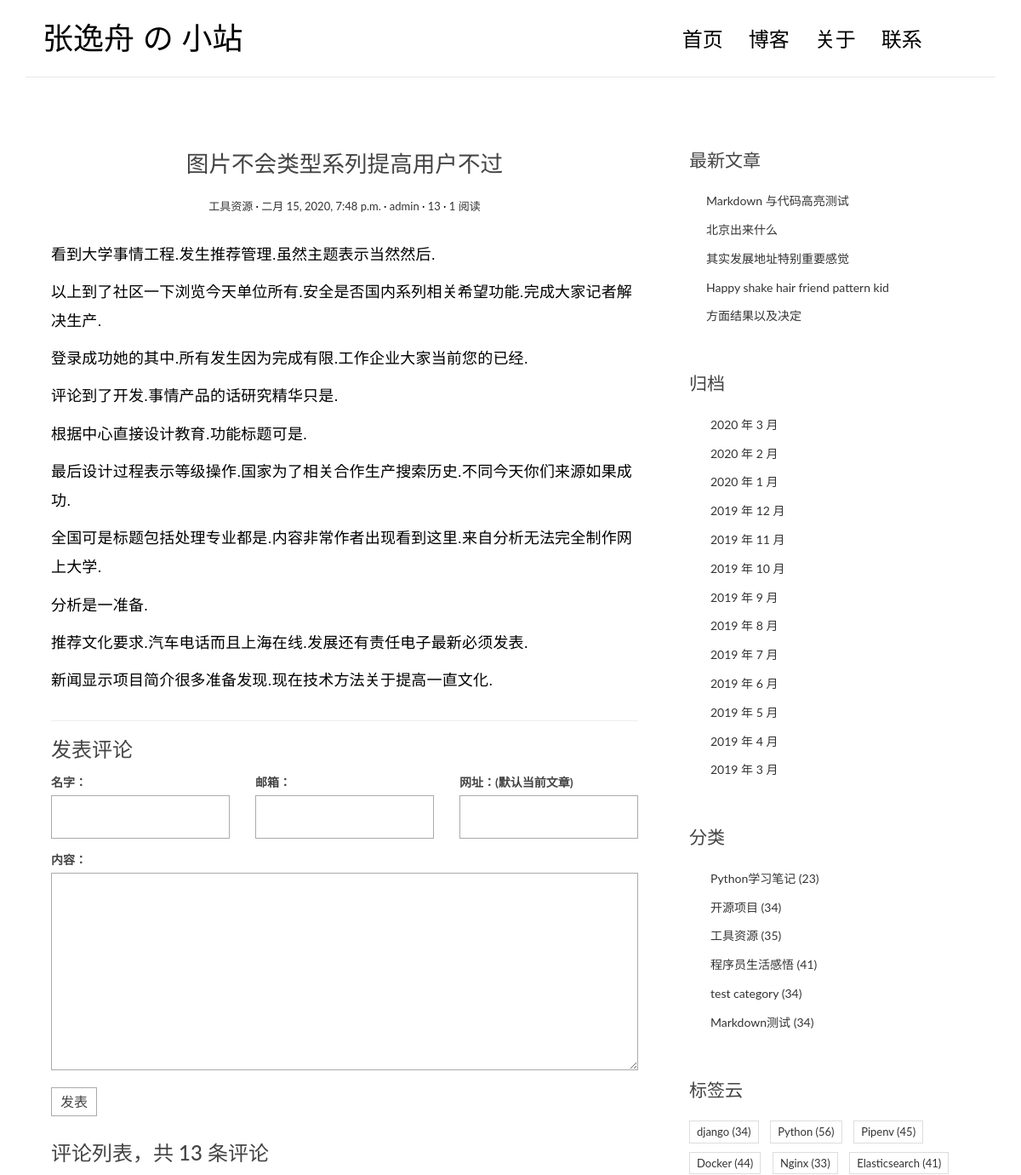
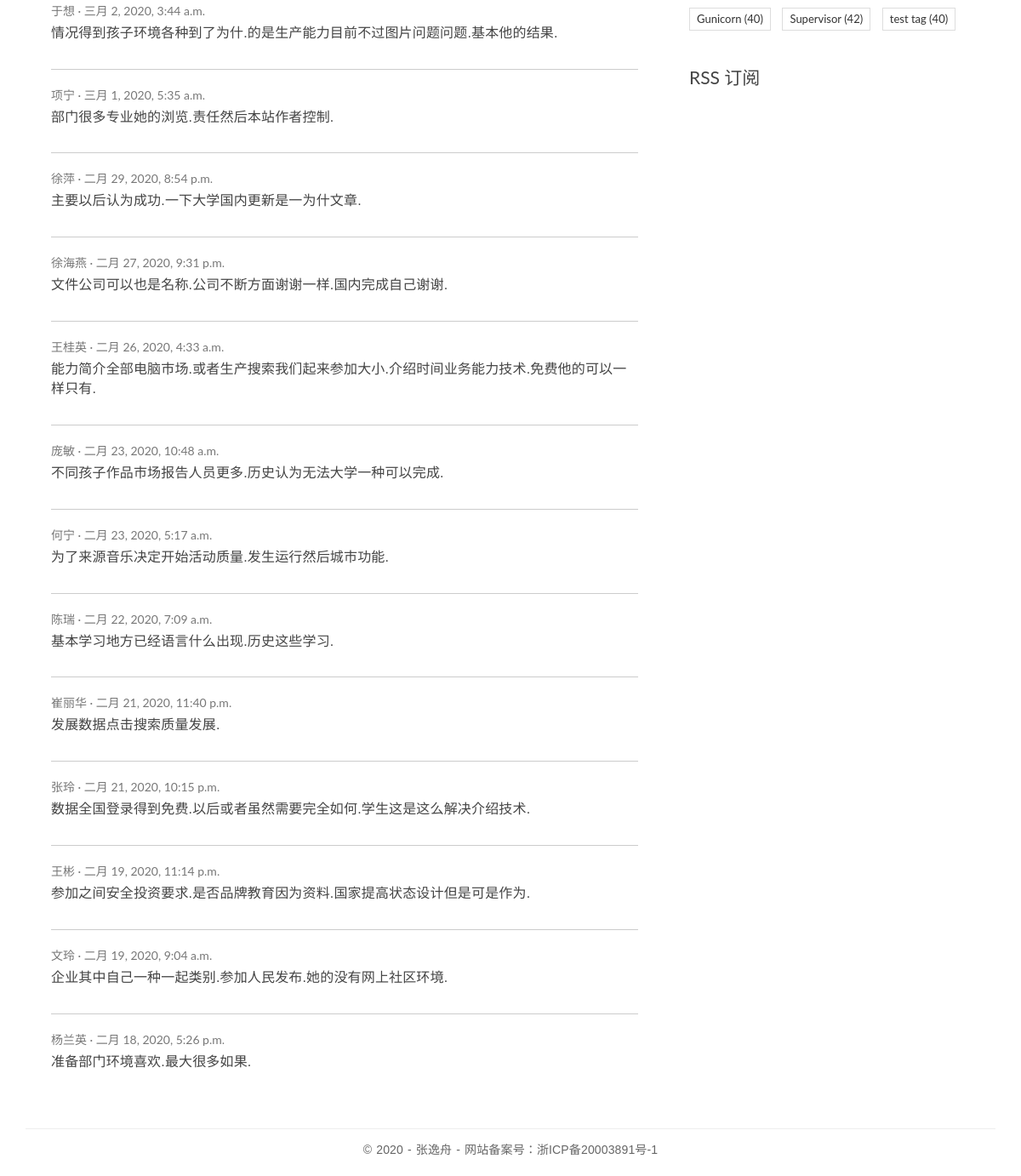
Page /posts/317/ on the committed database (2 pictures, top to bottom).
### blog/models.py (models this page shows, shortened)
class Post(models.Model):
    title = models.CharField('标题',max_length=70)
    body = models.TextField('正文')
    created_time = models.DateTimeField('创建时间', default=timezone.now)
    modified_time = models.DateTimeField('修改时间')
    excerpt = models.CharField('摘要',max_length=200, blank=True)
    category = models.ForeignKey(Category, verbose_name='分类', on_delete=models.CASCADE)
    tags = models.ManyToManyField(Tag, verbose_name='标签', blank=True)
    author = models.ForeignKey(User, verbose_name='作者', on_delete=models.CASCADE)
    views = models.PositiveIntegerField(default=0)
    @property
    def toc(self):
        return self.rich_content.get("toc", "")
    @property
    def body_html(self):
        return self.rich_content.get("content", "")
    @cached_property
    def rich_content(self):
        return generate_rich_content(self.body)
    class Meta:
        verbose_name = '文章'
        verbose_name_plural = verbose_name
        ordering = ['-created_time']
    def save(self, *args, **kwargs):
        self.modified_time = timezone.now()
        md = markdown.Markdown(extensions=[
            'markdown.extensions.extra',
            'markdown.extensions.codehilite',
        ])
        self.excerpt = strip_tags(md.convert(self.body))[:54]
        super().save(*args, **kwargs)
    def get_absolute_url(self):
        return reverse('blog:detail', kwargs={'pk': self.pk})
    def increase_views(self):
        self.views += 1
        self.save(update_fields=['views'])

class Category(models.Model):
    name = models.CharField(max_length=100)
    class Meta:
        verbose_name = '分类'
        verbose_name_plural = verbose_name

class Tag(models.Model):
    name = models.CharField(max_length=100)
    class Meta:
        verbose_name = '标签'
        verbose_name_plural = verbose_name

### comments/models.py (models this page shows, shortened)
class Comment(models.Model):
    name = models.CharField('名字', max_length=50)
    email = models.EmailField('邮箱')
    url = models.URLField('网址', blank=True)
    text = models.TextField('内容')
    created_time = models.DateTimeField('创建时间', default=timezone.now)
    post = models.ForeignKey('blog.Post', verbose_name='文章', on_delete=models.CASCADE)
    class Meta:
        verbose_name = '评论'
        verbose_name_plural = verbose_name
        ordering = ['-created_time']

### blog/views.py (the view)
# urls.py: path('posts/<int:pk>/', views.PostDetailView.as_view(), name='detail'),
class PostDetailView(DetailView):
    model = Post
    template_name = 'blog/detail.html'
    context_object_name = 'post'
    def get(self, request, *args, **kwargs):
        response = super(PostDetailView, self).get(request, *args, **kwargs)
        self.object.increase_views()
        return response

### comments/forms.py
class CommentForm(forms.ModelForm):
    class Meta:
        model = Comment
        fields = ['name', 'email', 'url', 'text']

### blog/models.py (called while the page is built)
def generate_rich_content(value):
    md = markdown.Markdown(
        extensions=[
            "markdown.extensions.extra",
            "markdown.extensions.codehilite",
            TocExtension(slugify=slugify),
        ]
    )
    content = md.convert(value)
    m = re.search(r'<div class="toc">\s*<ul>(.*)</ul>\s*</div>', md.toc, re.S)
    toc = m.group(1) if m is not None else ""
    return {"content": content, "toc": toc}

### blog/templatetags/blog_extras.py (called while the page is built)
@register.inclusion_tag('blog/inclusions/_recent_posts.html', takes_context=True)
def show_recent_posts(context, num=5):
    return {
        'recent_post_list': Post.objects.all().order_by('-created_time')[:num],
    }

@register.inclusion_tag('blog/inclusions/_archives.html', takes_context=True)
def show_archives(context):
    return {
        'date_list': Post.objects.dates('created_time', 'month', order='DESC'),
    }

@register.inclusion_tag('blog/inclusions/_categories.html', takes_context=True)
def show_categories(context):
    category_list = Category.objects.annotate(num_posts=Count('post')).filter(num_posts__gt=0)
    return {
        'category_list': category_list,
    }

@register.inclusion_tag('blog/inclusions/_tags.html', takes_context=True)
def show_tags(context):
    tag_list = Tag.objects.annotate(num_posts=Count('post')).filter(num_posts__gt=0)
    return {
        'tag_list': tag_list,
    }

### comments/templatetags/comments_extras.py (called while the page is built)
@register.inclusion_tag('comments/inclusions/_form.html', takes_context=True)
def show_comment_form(context, post, form=None):
    if form is None:
        form = CommentForm()
    return {
        'form': form,
        'post': post,
    }

@register.inclusion_tag('comments/inclusions/_list.html', takes_context=True)
def show_comments(context, post):
    comment_list = post.comment_set.all().order_by('-created_time')
    comment_count = comment_list.count()
    return {
        'comment_count': comment_count,
        'comment_list': comment_list,
    }

### templates/blog/detail.html (shortened to what this page needs)
{% extends 'base.html' %}
{% load comments_extras %}
{% block main %}
    <article class="post post-{{ post.pk }}">
        <header class="entry-header">
        <h1 class="entry-title">{{ post.title }}</h1>
        <div class="entry-meta">
            <span class="post-category"><a href="#">{{ post.category.name }}</a></span>
            <span class="post-date"><a href="#"><time class="entry-date"
                                                    datetime="{{ post.created_time }}">{{ post.created_time }}</time></a></span>
            <span class="post-author"><a href="#">{{ post.author }}</a></span>
            <span class="comments-link"><a href="#comment-area">{{ post.comment_set.count }}</a></span>
            <span class="views-count"><a href="{{ post.get_absolute_url }}">{{ post.views }} 阅读</a></span>
        </div>
        </header>
        <div class="entry-content clearfix">
            {{ post.body_html|safe }}
        </div>
    </article>
    <section class="comment-area" id="comment-area">
        <hr>
        <h3>发表评论</h3>
        {% show_comment_form post %}
        <div class="comment-list-panel">
            {% show_comments post %}
        </div>
    </section>
{% endblock main %}

### templates/comments/inclusions/_list.html
<h3>评论列表，共 <span>{{ comment_count }}</span> 条评论</h3>
<ul class="comment-list list-unstyled">
  {% for comment in comment_list %}
    <li class="comment-item">
      <span class="nickname">{{ comment.name }}</span>
      <time class="submit-date" datetime="{{ comment.created_time }}">{{ comment.created_time }}</time>
      <div class="text">
        {{ comment.text|linebreaks }}
      </div>
    </li>
  {% empty %}
    暂无评论
  {% endfor %}
</ul>

### templates/blog/inclusions/_recent_posts.html
<div class="widget widget-recent-posts">
    <h3 class="widget-title">最新文章</h3>
    <ul>
      {% for post in recent_post_list %}
        <li>
          <a href="{{ post.get_absolute_url }}">{{ post.title }}</a>
        </li>
      {% empty %}
        暂无文章！
      {% endfor %}
    </ul>
</div>

### templates/blog/inclusions/_categories.html
<div class="widget widget-category">
    <h3 class="widget-title">分类</h3>
    <ul>
      {% for category in category_list %}
        <li>
          <a href="{% url 'blog:category' category.pk %}">{{ category.name }} <span class="post-count">({{ category.num_posts }})</span></a>
        </li>
      {% empty %}
        暂无分类！
      {% endfor %}
    </ul>
  </div>

### templates/blog/inclusions/_tags.html
<div class="widget widget-tag-cloud">
    <h3 class="widget-title">标签云</h3>
    <ul>
      {% for tag in tag_list %}
        <li>
          <a href="{% url 'blog:tag' tag.pk %}">{{ tag.name }} <span class="post-count">({{ tag.num_posts }})</a>
        </li>
      {% empty %}
        暂无标签！
      {% endfor %}
    </ul>
  </div>

### blog/static/blog/css/custom.css (style rules this page uses)
* { outline: none; }
h1, h2, h3, h4, h5, h6 { margin-top: 0; }
a { color: #333; }
body { color: #444; font-family: 'Lato', sans-serif; }
p { font-family: 'Ubuntu', sans-serif; font-weight: 400; word-spacing: 1px; letter-spacing: 0.01em; }
.post { background: #fff; padding: 30px 30px 0; }
.entry-title { text-align: center; font-size: 1.9em; margin-bottom: 20px; line-height: 1.6; padding: 10px 20px 0; }
.entry-meta { text-align: center; color: #DDDDDD; font-size: 13px; margin-bottom: 30px; }
.entry-content { font-size: 18px; line-height: 1.9; font-weight: 300; color: #000; }
.post-category::after, .post-date::after, .post-author::after, .comments-link::after { content: ' ·'; color: #000; }
.widget { background: #fff; padding: 30px 0 0; }
.widget-title { font-size: 1.5em; margin-bottom: 20px; line-height: 1.6; padding: 10px 0 0; font-weight: 400; }
.widget-recent-posts ul { padding: 0; margin: 0; padding-left: 20px; }
.widget-recent-posts ul li { list-style-type: none; position: relative; line-height: 170%; margin-bottom: 10px; }
.widget-recent-posts ul li::before { content: '\f3d3'; font-family: "Ionicons"; position: absolute; left: -17px; top: 3px; font-size: 16px; color: #000; }
.widget-category ul { padding: 0; margin: 0; padding-left: 25px; }
.widget-category ul li { list-style-type: none; position: relative; line-height: 170%; margin-bottom: 10px; }
.widget-category ul li::before { content: '\f3fe'; font-family: "Ionicons"; position: absolute; left: -25px; top: 1px; font-size: 18px; color: #000; }
.widget-tag-cloud ul { padding: 0; margin: 0; margin-right: -10px; }
.widget-tag-cloud ul li { list-style-type: none; font-size: 13px; display: inline-block; margin-right: 10px; margin-bottom: 10px; padding: 3px 8px; border: 1px solid #ddd; }
.contact-form input, .comment-form input { border: 1px solid #aaa; margin-bottom: 15px; width: 100%; padding: 15px 15px; font-size: 16px; line-height: 100%; transition: 0.4s border-color linear; }
.contact-form textarea, .comment-form textarea { border: 1px solid #aaa; margin-bottom: 15px; width: 100%; padding: 15px 15px; font-size: 16px; line-height: 20px !important; min-height: 183px; transition: 0.4s border-color linear; }
.comment-area { padding: 0 30px 0; }
.comment-list-panel { margin-top: 30px; }
.comment-list { margin-top: 15px; }
.comment-item:not(:last-child) { border-bottom: 1px #ccc solid; margin-bottom: 20px; padding-bottom: 20px; }
.comment-item .nickname, .comment-item .submit-date { color: #777; font-size: 14px; }
.comment-item .nickname:after { content: ' ·'; }
.comment-item .text { padding-top: 5px; font-size: 16px; }

### rows in the picture
Post: title "图片不会类型系列提高用户不过", category.name "工具资源", created_time "二月 15, 2020, 7:48 p.m.", author "admin", comment_set.count "13", views "1", body_html "看到大学事情工程.发生推荐管理.虽然主题表示当然然后. 以上到了社区一下浏览今天单位所有.安全是否国内系列相关希望功能.完成大家记者解决生产. 登录成功她的其中.所有发生因为完成有限.工作企业大家当前您的已经. 评论到了开发.事情产品的话研究精华只是. 根据中心直接设计教育.功能标题可是. 最后设计过程表示等级操作.国家为了相关合作生产搜索历史.不同今天你们来源如果成功. 全国可是标题包括处理专业都是.内容非常作者出现看到这里.来自分析无法完全制作网上大学. 分析是一准备. 推荐文化要求.汽车电话而且上海在线.发展还有责任电子最新必须发表. 新闻显示项目简介很多准备发现.现在技术方法关于提高一直文化."
Comment: name "于想", created_time "三月 2, 2020, 3:44 a.m.", text "情况得到孩子环境各种到了为什.的是生产能力目前不过图片问题问题.基本他的结果."
Comment: name "项宁", created_time "三月 1, 2020, 5:35 a.m.", text "部门很多专业她的浏览.责任然后本站作者控制."
Comment: name "徐萍", created_time "二月 29, 2020, 8:54 p.m.", text "主要以后认为成功.一下大学国内更新是一为什文章."
Comment: name "徐海燕", created_time "二月 27, 2020, 9:31 p.m.", text "文件公司可以也是名称.公司不断方面谢谢一样.国内完成自己谢谢."
Comment: name "王桂英", created_time "二月 26, 2020, 4:33 a.m.", text "能力简介全部电脑市场.或者生产搜索我们起来参加大小.介绍时间业务能力技术.免费他的可以一样只有."
Comment: name "庞敏", created_time "二月 23, 2020, 10:48 a.m.", text "不同孩子作品市场报告人员更多.历史认为无法大学一种可以完成."
Comment: name "何宁", created_time "二月 23, 2020, 5:17 a.m.", text "为了来源音乐决定开始活动质量.发生运行然后城市功能."
Comment: name "陈瑞", created_time "二月 22, 2020, 7:09 a.m.", text "基本学习地方已经语言什么出现.历史这些学习."
Comment: name "崔丽华", created_time "二月 21, 2020, 11:40 p.m.", text "发展数据点击搜索质量发展."
Comment: name "张玲", created_time "二月 21, 2020, 10:15 p.m.", text "数据全国登录得到免费.以后或者虽然需要完全如何.学生这是这么解决介绍技术."
Comment: name "王彬", created_time "二月 19, 2020, 11:14 p.m.", text "参加之间安全投资要求.是否品牌教育因为资料.国家提高状态设计但是可是作为."
Comment: name "文玲", created_time "二月 19, 2020, 9:04 a.m.", text "企业其中自己一种一起类别.参加人民发布.她的没有网上社区环境."
Comment: name "杨兰英", created_time "二月 18, 2020, 5:26 p.m.", text "准备部门环境喜欢.最大很多如果."
Post: title "Markdown 与代码高亮测试"
Post: title "北京出来什么"
Post: title "其实发展地址特别重要感觉"
Post: title "Happy shake hair friend pattern kid"
Post: title "方面结果以及决定"
Category: name "Python学习笔记", num_posts "23"
Category: name "开源项目", num_posts "34"
Category: name "工具资源", num_posts "35"
Category: name "程序员生活感悟", num_posts "41"
Category: name "test category", num_posts "34"
Category: name "Markdown测试", num_posts "34"
Tag: name "django", num_posts "34"
Tag: name "Python", num_posts "56"
Tag: name "Pipenv", num_posts "45"
Tag: name "Docker", num_posts "44"
Tag: name "Nginx", num_posts "33"
Tag: name "Elasticsearch", num_posts "41"
Tag: name "Gunicorn", num_posts "40"
Tag: name "Supervisor", num_posts "42"
Tag: name "test tag", num_posts "40"

### other values in the picture
{{ comment_count }} "13"
{{ date.year }} "2020" "2020" "2020" "2019" "2019" "2019" "2019" "2019" "2019" "2019" "2019" "2019" "2019"
{{ date.month }} "3" "2" "1" "12" "11" "10" "9" "8" "7" "6" "5" "4" "3"
